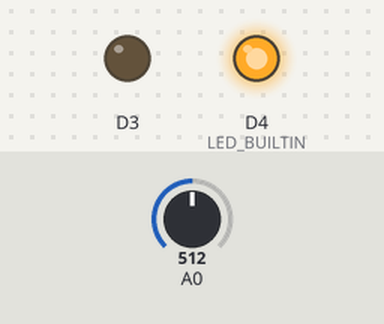
A sketch run on a simulated ESP8266 (NodeMCU). Parts: output pins drawn as LEDs (lit = HIGH, except the on-board LED, lit = LOW). The inputs (shaded band) are chosen by the test bench; at power-on: A0 = 512. WiFi joins after 1.5 s; servers stay silent unless stated; what the sketch prints to the serial monitor is not drawn.

Above: at 2.8 s.
2.9 s: A0 set to 96
7.2 s: A0 set to 79
At 11.6 s:
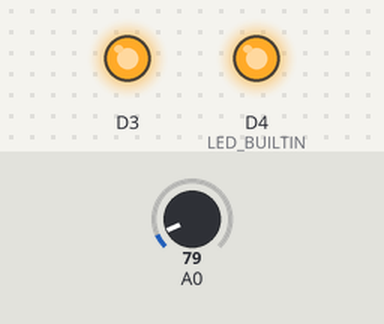
11.9 s: A0 set to 122
At 16.0 s:
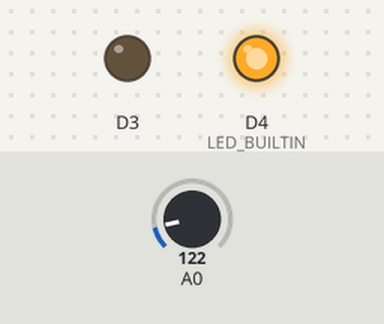
16.3 s: A0 set to 0
At 19.6 s:
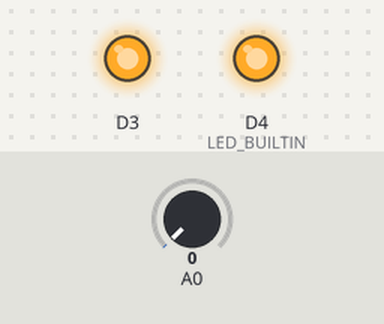
Timing chart, 0 to 21.1 s (numbered marks = the images above; inputs shaded):
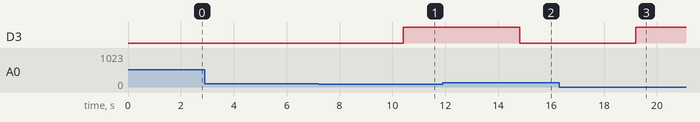

The sketch:

Blake_Blink_Code.ino
```cpp
#include <ESP8266WiFi.h>
void setup() {


  Serial. begin(115200);
  delay(100);
  Serial.println("Ooga Booga");
  pinMode(D3, OUTPUT);
  pinMode(A0, INPUT);
  pinMode(LED_BUILTIN, OUTPUT);

  WiFi.mode(WIFI_STA);
  WiFi.begin("NetComm Wireless 3874", "Dozuqehogu");
  while(WiFi.status() != WL_CONNECTED){
    delay(500);
    Serial.print(".");
  }

  Serial.println("WiFi Connected");
  Serial.print("IP address: ");
  Serial.println(WiFi.localIP());
}

int last_switch, current_switch;
int led_state=0;
int rembered_num= 75;
WiFiClient client;
void loop() {

  int s = analogRead(A0);

  if(client.connect(IPAddress(192,168,20,100), 7000)){
    Serial.println("successful");
    float d = (float)s;
    client.write((unsigned char *)&d, 4);
    client.stop();
  }
delay(2000);
  Serial.println(s);
  //Serial.println(s);
  if(s < rembered_num+15) digitalWrite(D3, HIGH);
  else digitalWrite(D3, LOW);


}
```

Measured:
- the behaviour switches between 90 and 89 on A0 (found by bisection; images 0 and 1)
- after the input at 2.9 s, every drawn part: stays the same
- after the input at 7.2 s, D3: LOW → HIGH after 3.2 s
- after the input at 11.9 s, D3: HIGH → LOW after 2.9 s
- after the input at 16.3 s, D3: LOW → HIGH after 2.9 s
